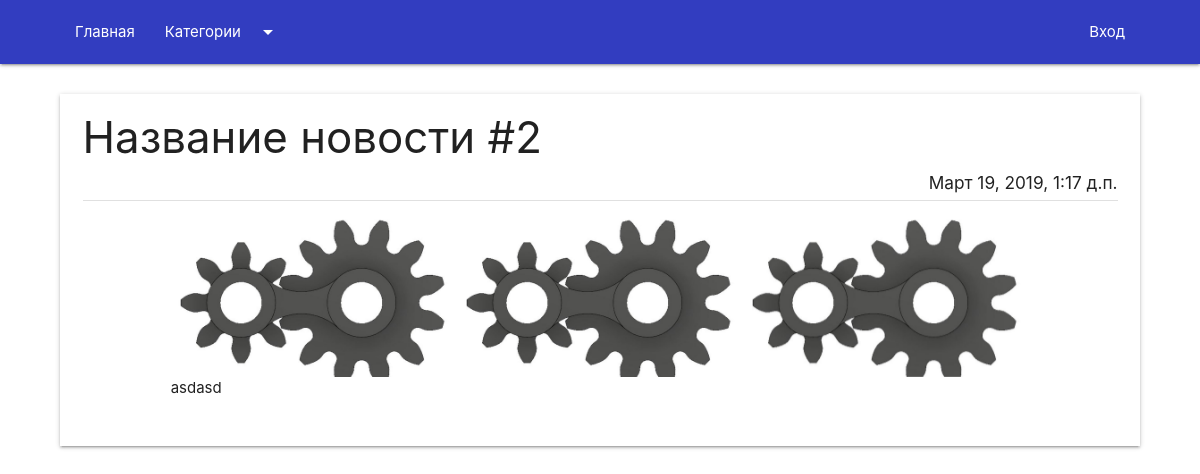
/news/?id=2, run on the app's committed database.
### News/models.py (models this page shows, shortened)
class News(models.Model):
    visible = models.BooleanField(default=False, verbose_name='Показывать новость')
    title = models.CharField(max_length=1024, verbose_name='Название')
    short_desc = models.TextField(verbose_name='Краткое описание')
    tags = models.TextField(default='', blank=True, verbose_name='Тэги (через запятую)')
    category = models.ManyToManyField('Category', verbose_name='Категории')
    image = ProcessedImageField(upload_to='images/news-posters/',
                                 format='JPEG',
                                 processors=[ResizeToFill(1280, 720)],
                                 options={'quality': 75},
                                verbose_name='Постер',
                                help_text='Соотношение сторон будет преобразовано в 2:1')
    body = RichTextUploadingField(default='', verbose_name='Содержание')
    date = models.DateTimeField(default=timezone.now, verbose_name='Дата')
    date_edit = models.DateTimeField(auto_now=True, verbose_name='Дата изменения')
    class Meta:
        verbose_name = 'Новости'
        verbose_name_plural = 'Новости'
        ordering = ['-date']

### News/views.py (the view)
# urls.py: path('news/', include('News.urls')),
def news(request):
    if request.GET:
        id = int(request.GET['id'])
        news = News.objects.get(id=id)
        return render(request, 'News/News.html', {'categories': get_category_list(), 'news': news})
    else:
        redirect('/')

### News/utils.py (called while the page is built)
def get_category_list():
    return Category.objects.all()

### templates/News/News.html (shortened to what this page needs)
{% extends 'base.html' %}
{% load static %}
{% load tz %}
{% block content %}
    <div class="container">
        <div class="row">
            <div class="col s12 news-read z-depth-1">
                <div class="col s12">
                    <h3 class="title">{{ news.title }}</h3>
                    <div class="col s3 no-padding">
                    </div>
                    <div class="col s9 no-padding">
                        <h6 class="datetime right-align">{{ news.date|localtime }}</h6>
                    </div>
                    <div class="col s12 divider"></div>
                </div>
                <div class="col s12 l10 offset-l1 body">
                    {{ news.body|safe }}
                </div>
            </div>
        </div>
    </div>
{% endblock content %}

### static/css/style.css (style rules this page uses)
.news-read { margin-top:30px;padding-bottom:4vh !important }
.news-read .body .material-placeholder img { width:100% }
.news-read .title { margin:20px 0 0 0 }
.container { width:90% }
.no-padding { padding:0 !important }

### data on the page
News: title "Название новости #2", date "Март 19, 2019, 1:17 д.п.", body (picture), body "asdasd"
